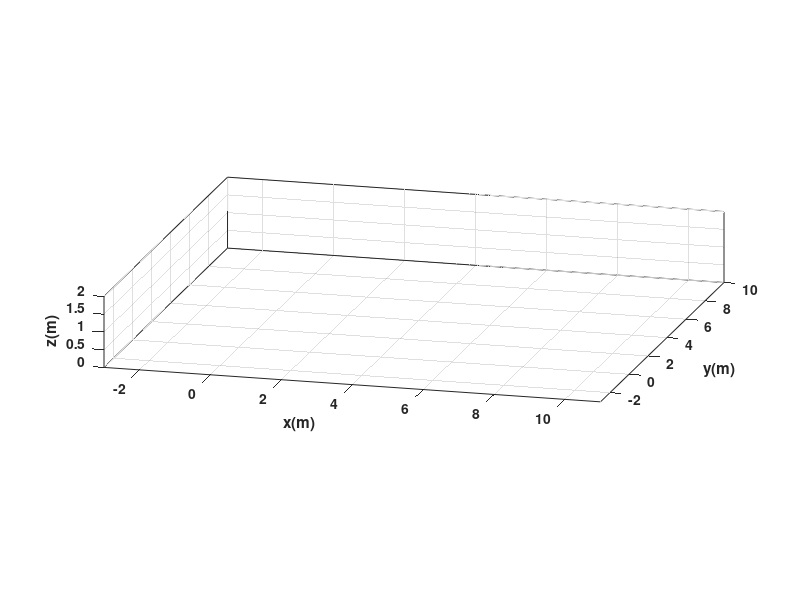

Source code (MATLAB): (Note: this script raises an error after producing the figure.)
clear all
close all
clc

%%% VELOCIDADES DE REFERENCIA %%%
trace_op = 2;

if trace_op == 1
    % Trayectoria 1
    u = [ ones(1,20),         zeros(1,10), ones(1,20),          zeros(1,10),  ones(1,20),         zeros(1,10),  ones(1,20),         zeros(1,10)];
    w = [zeros(1,20), (pi/2) * ones(1,10), zeros(1,20), (pi/2) * ones(1,10), zeros(1,20), (pi/2) * ones(1,10), zeros(1,20), (pi/2) * ones(1,10)];
else
    % Trayectoria 2
    u = [zeros(1,10), ones(1,20),    zeros(1,10),             ones(1,20), zeros(1,10), ones(1,25), zeros(1,10), ones(1,30)];
    w = [deg2rad(30)*ones(1,10), zeros(1,20)    deg2rad(130)*ones(1,10), zeros(1,20), -deg2rad(150)*ones(1,10), zeros(1,25), -deg2rad(70)*ones(1,10), zeros(1,30)];
end

%%% TIEMPO %%%
N = length(u);  % Muestras
tf = N/10;        % Tiempo de simulación en segundos (s)
ts = 0.1;       % Tiempo de muestreo en segundos (s)

t = linspace(0,tf,N);% t = 0:ts:tf;    % Vector de tiempo


%%% CONDICIONES INICIALES %%%
x1 = zeros(1, N+1); % Posición en el centro del eje que une las ruedas (eje x) en metros
y1 = zeros(1, N+1); % Posición en el centro del eje que una las ruedas (eje y) en metros
phi = zeros(1, N+1); % Orientación del robot en radianes (rad)

x1(1) = 0;  % Posición inicial eje x
y1(1) = 0;  % Posición inicial eje y
phi(1) = 0;  % Orientación inicial del robot

%%% PUNTO DE CONTROL %%%
hx = zeros(1, N+1); % Posición en el punto de control (eje x) en metros (m)
hy = zeros(1, N+1); % Posición en el punto de control (eje y) en metros (m)

hx(1) = x1(1);  % Posición en el punto de control del robot en el eje x
hy(1) = y1(1);  % Posición en el punto de control del robot en el eje y


l = 0.157;
r = 0.05;

w_r = (2*u + w*l)/(2*r);
w_l = (2*u - w*l)/(2*r);

pose_xp = zeros(1,N);
pose_yp = zeros(1,N);

%%% BUCLE DE SIMULACION %%%
for k = 1:N
    % De la 34 a la 41 serán utiles con MCR2
    phi(k+1) = phi(k) + w(k)*ts;    % Integral numérica (método de Euler)

    %%% MODELO CINEMATICO %%%
    xp1 = u(k)*cos(phi(k+1));
    yp1 = u(k)*sin(phi(k+1));

    x1(k+1) = x1(k) + xp1*ts; % Integral numérica (método de Euler)
    y1(k+1) = y1(k) + yp1*ts; % Integral numérica (método de Euler)
    
    pose_xp(k) = x1(k);
    pose_yp(k) = y1(k);
    
    % Posición del robot con reespecto a l punto de control
    hx(k+1) = x1(k+1);
    hy(k+1) = y1(k+1);
end


pose_thp = rad2deg(w);

% a) Configuracion de escena

scene=figure;  % Crear figura (Escena)
set(scene,'Color','white'); % Color del fondo de la escena
set(gca,'FontWeight','bold') ;% Negrilla en los ejes y etiquetas
sizeScreen=get(0,'ScreenSize'); % Retorna el tamaño de la pantalla del computador
set(scene,'position',sizeScreen); % Congigurar tamaño de la figura
camlight('headlight'); % Luz para la escena
axis equal; % Establece la relación de aspecto para que las unidades de datos sean las mismas en todas las direcciones.
grid on; % Mostrar líneas de cuadrícula en los ejes
box on; % Mostrar contorno de ejes
xlabel('x(m)'); ylabel('y(m)'); zlabel('z(m)'); % Etiqueta de los eje

view([15 15]); % Orientacion de la figura
axis([-3 11 -3 10 0 2]); % Ingresar limites minimos y maximos en los ejes x y z [minX maxX minY maxY minZ maxZ]

% b) Graficar robots en la posicion inicial
scale = 4;
MobileRobot_5;
H1=MobilePlot_4(x1(1),y1(1),phi(1),scale);hold on;

% c) Graficar Trayectorias
H2=plot3(hx(1),hy(1),0,'r','lineWidth',2);

% d) Bucle de simulacion de movimiento del robot

step=1; % pasos para simulacion

for k=1:step:N

    delete(H1);    
    delete(H2);
    
    H1=MobilePlot_4(x1(k),y1(k),phi(k),scale);
    H2=plot3(hx(1:k),hy(1:k),zeros(1,k),'r','lineWidth',2);
    
    pause(ts);

end

%%%%%%%%%%%%%%%%%%%%%%%%%%%%% Graficas %%%%%%%%%%%%%%%%%%%%%%%%%%%%
graph=figure;  % Crear figura (Escena)
set(graph,'position',sizeScreen); % Congigurar tamaño de la figura
subplot(211)
plot(t,u,'b','LineWidth',2),grid('on'),xlabel('Tiempo [s]'),ylabel('m/s'),legend('u');
subplot(212)
plot(t,w,'r','LineWidth',2),grid('on'),xlabel('Tiempo [s]'),ylabel('[rad/s]'),legend('w');

figure;
subplot(3,1,1)
plot(t,pose_xp, 'g', 'LineWidth', 2), grid('on'),xlabel('Tiempo [s]'),ylabel('m'),legend('pose:xp');

subplot(3,1,2)
plot(t,pose_yp, 'b', 'LineWidth', 2), grid('on'),xlabel('Tiempo [s]'),ylabel('m'),legend('pose:yp');

subplot(3,1,3)
plot(t,pose_thp, 'r', 'LineWidth', 2), grid('on'),xlabel('Tiempo [s]'),ylabel('Grados (°)'),legend('pose:thp');

figure;
subplot(2,1,1)
plot(t,w_r, 'm', 'LineWidth', 2), grid('on'),xlabel('Tiempo [s]'),ylabel('rad/s'),legend('W_R');
subplot(2,1,2)
plot(t,w_l, 'c', 'LineWidth', 2), grid('on'),xlabel('Tiempo [s]'),ylabel('rad/s'),legend('W_L');